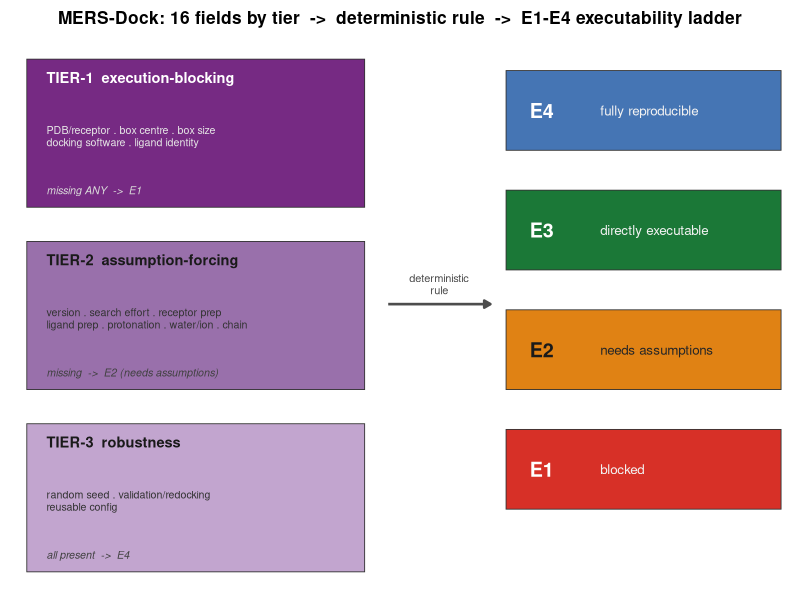

Reproduce this figure in R.
#!/usr/bin/env Rscript
# Figure 1 (Q1 concept) — 16 MERS-Dock fields by tier -> deterministic rule -> E0-E4 ladder.
# Uses the canonical project palettes so the whole figure set is colour-coherent:
#   E-class: E1 red, E2 amber, E3 green, E4 blue (same as Fig 3/4/5)
#   Tier:    purple sequence (distinct from E-class; same as Fig 2)
# ASCII-safe labels (macOS tofu memory).
suppressPackageStartupMessages({ library(ggplot2) })
FIG <- "/Users/GiapHa/Library/Mobile Documents/iCloud~md~obsidian/Documents/obsidian-vault/Vincent/Job/NewScience-Cofounder/Paper1_Audit/08_manuscript_v0.3/figures"
TIER <- c("#762a83", "#9970ab", "#c2a5cf")          # T1 dark -> T3 light purple
ECL  <- c(E1="#d73027", E2="#E08214", E3="#1b7837", E4="#4575b4")

box <- function(xmin,xmax,ymin,ymax,fill) data.frame(xmin,xmax,ymin,ymax,fill)
tiers <- rbind(
  cbind(box(0.2,4.5,6.7,9.3,TIER[1]), tier="TIER-1  execution-blocking",
        body="PDB/receptor . box centre . box size\ndocking software . ligand identity", rule="missing ANY  ->  E1", dark=TRUE),
  cbind(box(0.2,4.5,3.5,6.1,TIER[2]), tier="TIER-2  assumption-forcing",
        body="version . search effort . receptor prep\nligand prep . protonation . water/ion . chain", rule="missing  ->  E2 (needs assumptions)", dark=FALSE),
  cbind(box(0.2,4.5,0.3,2.9,TIER[3]), tier="TIER-3  robustness",
        body="random seed . validation/redocking\nreusable config", rule="all present  ->  E4", dark=FALSE))

lad <- rbind(
  cbind(box(6.3,9.8,7.7,9.1,ECL["E4"]), lab="E4", desc="fully reproducible", dark=TRUE),
  cbind(box(6.3,9.8,5.6,7.0,ECL["E3"]), lab="E3", desc="directly executable", dark=TRUE),
  cbind(box(6.3,9.8,3.5,4.9,ECL["E2"]), lab="E2", desc="needs assumptions", dark=FALSE),
  cbind(box(6.3,9.8,1.4,2.8,ECL["E1"]), lab="E1", desc="blocked", dark=TRUE))

p <- ggplot() +
  # tier boxes
  geom_rect(data=tiers, aes(xmin=xmin,xmax=xmax,ymin=ymin,ymax=ymax), fill=tiers$fill, colour="grey20", linewidth=0.3) +
  geom_text(data=tiers, aes(x=0.45, y=ymax-0.32, label=tier), hjust=0, fontface="bold", size=3.7,
            colour=ifelse(tiers$dark,"white","grey10")) +
  geom_text(data=tiers, aes(x=0.45, y=(ymin+ymax)/2-0.05, label=body), hjust=0, size=2.7, lineheight=0.95,
            colour=ifelse(tiers$dark,"grey90","grey20")) +
  geom_text(data=tiers, aes(x=0.45, y=ymin+0.3, label=rule), hjust=0, fontface="italic", size=2.7,
            colour=ifelse(tiers$dark,"grey85","grey25")) +
  # arrow
  annotate("segment", x=4.8, xend=6.1, y=5.0, yend=5.0, linewidth=0.9, colour="grey30",
           arrow=grid::arrow(length=unit(0.18,"cm"), type="closed")) +
  annotate("text", x=5.45, y=5.35, label="deterministic\nrule", size=2.8, colour="grey30", lineheight=0.9) +
  # ladder boxes
  geom_rect(data=lad, aes(xmin=xmin,xmax=xmax,ymin=ymin,ymax=ymax), fill=lad$fill, colour="grey20", linewidth=0.3) +
  geom_text(data=lad, aes(x=6.6, y=(ymin+ymax)/2, label=lab), hjust=0, fontface="bold", size=5,
            colour=ifelse(lad$dark,"white","grey10")) +
  geom_text(data=lad, aes(x=7.5, y=(ymin+ymax)/2, label=desc), hjust=0, size=3.4,
            colour=ifelse(lad$dark,"grey95","grey15")) +
  coord_cartesian(xlim=c(0,9.9), ylim=c(0,9.7), expand=FALSE) +
  labs(title="MERS-Dock: 16 fields by tier  ->  deterministic rule  ->  E1-E4 executability ladder") +
  theme_void(base_size=12) + theme(plot.title=element_text(face="bold", size=12.5, hjust=0.5, margin=margin(b=6)),
                                    plot.margin=margin(8,8,8,8))
ggsave(file.path(FIG,"Figure1_tier_ladder_Q1.png"), p, width=9.4, height=5.0, dpi=320, bg="white")
cat("wrote Figure1_tier_ladder_Q1.png\n")
